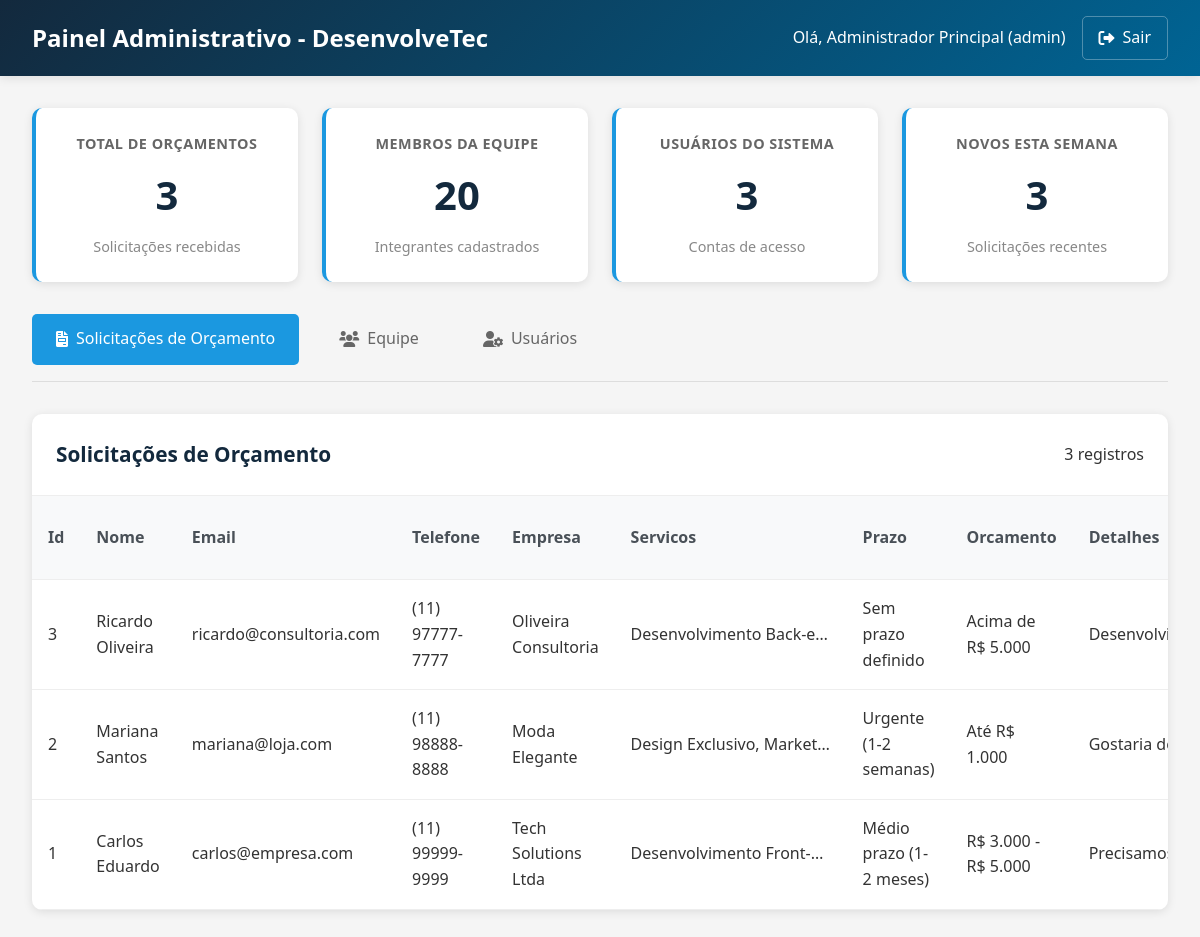
The app's page /admin_dashboard.php (signed in) with its own data.
### tables this page shows
CREATE TABLE IF NOT EXISTS orcamentos (
    id INT PRIMARY KEY AUTO_INCREMENT,
    nome VARCHAR(100) NOT NULL,
    email VARCHAR(100) NOT NULL,
    telefone VARCHAR(20) NOT NULL,
    empresa VARCHAR(100) DEFAULT NULL,
    servicos TEXT,
    prazo VARCHAR(50) DEFAULT NULL,
    orcamento VARCHAR(50) DEFAULT NULL,
    detalhes TEXT NOT NULL,
    data_envio TIMESTAMP DEFAULT CURRENT_TIMESTAMP,
    status ENUM('pendente', 'respondido', 'finalizado') DEFAULT 'pendente',
    ip_address VARCHAR(45) DEFAULT NULL
);

### admin_dashboard.php (the view, shortened to what this page needs)
<?php
$conn = new mysqli("localhost", "root", "", "desenvolvetec");
$tabela = $_GET['tabela'] ?? 'orcamentos';
$dados = [];
$colunas = [];
if ($tabela === 'orcamentos') {
    $result = $conn->query("SELECT * FROM orcamentos ORDER BY id DESC");
    if ($result) {
        while ($row = $result->fetch_assoc()) {
            $dados[] = $row;
        }
        if (!empty($dados)) {
            $colunas = array_keys($dados[0]);
        }
    }
}
$total_orcamentos = $conn->query("SELECT COUNT(*) as total FROM orcamentos")->fetch_assoc()['total'];
$total_equipe = $conn->query("SELECT COUNT(*) as total FROM equipe")->fetch_assoc()['total'];
$total_usuarios = $conn->query("SELECT COUNT(*) as total FROM usuarios")->fetch_assoc()['total'];
$orcamentos_recentes = $conn->query("SELECT COUNT(*) as total FROM orcamentos WHERE data_envio >= NOW() - INTERVAL 7 DAY")->fetch_assoc()['total'];
?>
<!DOCTYPE html>
<html lang="pt-BR">
<head>
    <link rel="stylesheet" href="https://cdnjs.cloudflare.com/ajax/libs/font-awesome/6.0.0-beta3/css/all.min.css">
</head>
<body>
    <div class="header">
        <h1>Painel Administrativo - DesenvolveTec</h1>
        <div class="user-info">
            <span>Olá, <?php echo isset($_SESSION['admin_nome']) ? $_SESSION['admin_nome'] : 'Usuário'; ?> (<?php echo isset($_SESSION['admin_nivel']) ? $_SESSION['admin_nivel'] : 'N/A'; ?>)</span>
            <a href="?logout=true" class="logout-btn">
                <i class="fas fa-sign-out-alt"></i> Sair
            </a>
        </div>
    </div>
    <div class="container">
        <div class="stats">
            <div class="stat-card">
                <h3>Total de Orçamentos</h3>
                <div class="number"><?php echo $total_orcamentos; ?></div>
                <div class="subtitle">Solicitações recebidas</div>
            </div>
            <div class="stat-card">
                <h3>Membros da Equipe</h3>
                <div class="number"><?php echo $total_equipe; ?></div>
                <div class="subtitle">Integrantes cadastrados</div>
            </div>
            <div class="stat-card">
                <h3>Usuários do Sistema</h3>
                <div class="number"><?php echo $total_usuarios; ?></div>
                <div class="subtitle">Contas de acesso</div>
            </div>
            <div class="stat-card">
                <h3>Novos esta semana</h3>
                <div class="number"><?php echo $orcamentos_recentes; ?></div>
                <div class="subtitle">Solicitações recentes</div>
            </div>
        </div>
        <div class="tabs">
            <a href="?tabela=orcamentos" class="tab <?php echo $tabela === 'orcamentos' ? 'active' : ''; ?>">
                <i class="fas fa-file-invoice"></i> Solicitações de Orçamento
            </a>
            <a href="?tabela=equipe" class="tab <?php echo $tabela === 'equipe' ? 'active' : ''; ?>">
                <i class="fas fa-users"></i> Equipe
            </a>
            <?php if (isset($_SESSION['admin_nivel']) && $_SESSION['admin_nivel'] === 'admin'): ?>
            <a href="?tabela=usuarios" class="tab <?php echo $tabela === 'usuarios' ? 'active' : ''; ?>">
                <i class="fas fa-user-cog"></i> Usuários
            </a>
            <?php endif; ?>
        </div>
        <div class="data-container">
            <div class="table-header">
                <h2>
                    <?php
                    if ($tabela === 'orcamentos') echo 'Solicitações de Orçamento';
                    elseif ($tabela === 'equipe') echo 'Membros da Equipe';
                    elseif ($tabela === 'usuarios') echo 'Usuários do Sistema';
                    ?>
                </h2>
                <div>
                    <span><?php echo count($dados); ?> registros</span>
                </div>
            </div>
            <?php if (!empty($dados)): ?>
                <table class="data-table">
                    <thead>
                        <tr>
                            <?php foreach ($colunas as $coluna): ?>
                                <th><?php echo ucfirst(str_replace('_', ' ', $coluna)); ?></th>
                            <?php endforeach; ?>
                        </tr>
                    </thead>
                    <tbody>
                        <?php foreach ($dados as $linha): ?>
                            <tr>
                                <?php foreach ($colunas as $coluna): ?>
                                    <td>
                                        <?php
                                        $value = $linha[$coluna] ?? '';
                                        if ($coluna === 'foto') {
                                            if (!empty($value)) {
                                                echo '<img src="' . htmlspecialchars($value) . '" width="50" height="50" style="object-fit: cover; border-radius: 5px;" onerror="this.style.display=\'none\'; this.nextElementSibling.style.display=\'flex\';">';
                                                echo '<div style="width:50px; height:50px; background:#ddd; border-radius:5px; display:none; align-items:center; justify-content:center; color:#666; font-size:12px;">';
                                                echo '<i class="fas fa-user"></i>';
                                                echo '</div>';
                                            } else {
                                                echo '<div style="width:50px; height:50px; background:#ddd; border-radius:5px; display:flex; align-items:center; justify-content:center; color:#666;">';
                                                echo '<i class="fas fa-user"></i>';
                                                echo '</div>';
                                            }
                                        } elseif ($coluna === 'servicos' && !empty($value)) {
                                            echo '<div title="' . htmlspecialchars($value) . '" style="max-width: 200px; overflow: hidden; text-overflow: ellipsis; white-space: nowrap;">' . htmlspecialchars($value) . '</div>';
                                        } elseif ($coluna === 'detalhes' && !empty($value)) {
                                            echo '<div title="' . htmlspecialchars($value) . '" style="max-width: 300px; overflow: hidden; text-overflow: ellipsis; white-space: nowrap;">' . htmlspecialchars($value) . '</div>';
                                        } elseif ($coluna === 'nivel') {
                                            echo '<span class="nivel-badge ' . htmlspecialchars($value) . '">' . htmlspecialchars($value) . '</span>';
                                        } else {
                                            echo htmlspecialchars($value);
                                        }
                                        ?>
                                    </td>
                                <?php endforeach; ?>
                            </tr>
                        <?php endforeach; ?>
                    </tbody>
                </table>
            <?php else: ?>
                <div class="empty-message">
                    Nenhum registro encontrado na tabela <?php echo $tabela; ?>.
                </div>
            <?php endif; ?>
        </div>
    </div>
</body>
</html>

### admin_dashboard.php (style rules this page uses)
* { margin: 0; padding: 0; box-sizing: border-box; }
body { font-family: 'Segoe UI', Tahoma, Geneva, Verdana, sans-serif; background-color: #f5f5f5; color: #333; line-height: 1.6; }
.header { background: linear-gradient(135deg, #13293D, #006494); color: white; padding: 1rem 2rem; display: flex; justify-content: space-between; align-items: center; box-shadow: 0 2px 10px rgba(0,0,0,0.1); }
.header h1 { font-size: 1.5rem; font-weight: 600; }
.user-info { display: flex; align-items: center; gap: 1rem; }
.logout-btn { color: white; text-decoration: none; padding: 0.5rem 1rem; border: 1px solid rgba(255,255,255,0.3); border-radius: 5px; transition: all 0.3s ease; display: flex; align-items: center; gap: 0.5rem; }
.container { max-width: 1200px; margin: 0 auto; padding: 2rem; }
.stats { display: grid; grid-template-columns: repeat(auto-fit, minmax(250px, 1fr)); gap: 1.5rem; margin-bottom: 2rem; }
.stat-card { background: white; padding: 1.5rem; border-radius: 10px; box-shadow: 0 2px 10px rgba(0,0,0,0.1); text-align: center; border-left: 4px solid #1B98E0; }
.stat-card h3 { color: #666; font-size: 0.9rem; margin-bottom: 0.5rem; text-transform: uppercase; letter-spacing: 0.5px; }
.number { font-size: 2.5rem; font-weight: bold; color: #13293D; margin: 0.5rem 0; }
.subtitle { color: #888; font-size: 0.9rem; }
.tabs { display: flex; gap: 1rem; margin-bottom: 2rem; border-bottom: 1px solid #ddd; padding-bottom: 1rem; }
.tab { padding: 0.8rem 1.5rem; text-decoration: none; color: #666; border-radius: 5px; transition: all 0.3s ease; display: flex; align-items: center; gap: 0.5rem; }
.tab.active { background: #1B98E0; color: white; }
.data-container { background: white; border-radius: 10px; box-shadow: 0 2px 10px rgba(0,0,0,0.1); overflow: hidden; }
.table-header { padding: 1.5rem; border-bottom: 1px solid #eee; display: flex; justify-content: space-between; align-items: center; }
.table-header h2 { color: #13293D; font-size: 1.3rem; }
.data-table { width: 100%; border-collapse: collapse; }
.data-table th, .data-table td { padding: 1rem; text-align: left; border-bottom: 1px solid #eee; }
.data-table th { background: #f8f9fa; font-weight: 600; color: #495057; }

### records on screen
orcamentos: id "3", nome "Ricardo Oliveira", email "ricardo@consultoria.com", telefone "(11) 97777-7777", empresa "Oliveira Consultoria", servicos "Desenvolvimento Back-e…", prazo "Sem prazo definido", orcamento "Acima de R$ 5.000", detalhes "Desenvolvimento de plataforma SaaS…"
orcamentos: id "2", nome "Mariana Santos", email "mariana@loja.com", telefone "(11) 98888-8888", empresa "Moda Elegante", servicos "Design Exclusivo, Market…", prazo "Urgente (1-2 semanas)", orcamento "Até R$ 1.000", detalhes "Gostaria de criar um site institucional…"
orcamentos: id "1", nome "Carlos Eduardo", email "carlos@empresa.com", telefone "(11) 99999-9999", empresa "Tech Solutions Ltda", servicos "Desenvolvimento Front-…", prazo "Médio prazo (1-2 meses)", orcamento "R$ 3.000 - R$ 5.000", detalhes "Precisamos desenvolver um sistema d…"

### other values on screen
$_SESSION['admin_nome'] "Administrador Principal"
$_SESSION['admin_nivel'] "admin"
$total_orcamentos "3"
$total_equipe "20"
$total_usuarios "3"
$orcamentos_recentes "3"
count($dados) "3"
str_replace('_', ' ', $coluna) "Id"
str_replace('_', ' ', $coluna) "Nome"
str_replace('_', ' ', $coluna) "Email"
str_replace('_', ' ', $coluna) "Telefone"
str_replace('_', ' ', $coluna) "Empresa"
str_replace('_', ' ', $coluna) "Servicos"
str_replace('_', ' ', $coluna) "Prazo"
str_replace('_', ' ', $coluna) "Orcamento"
